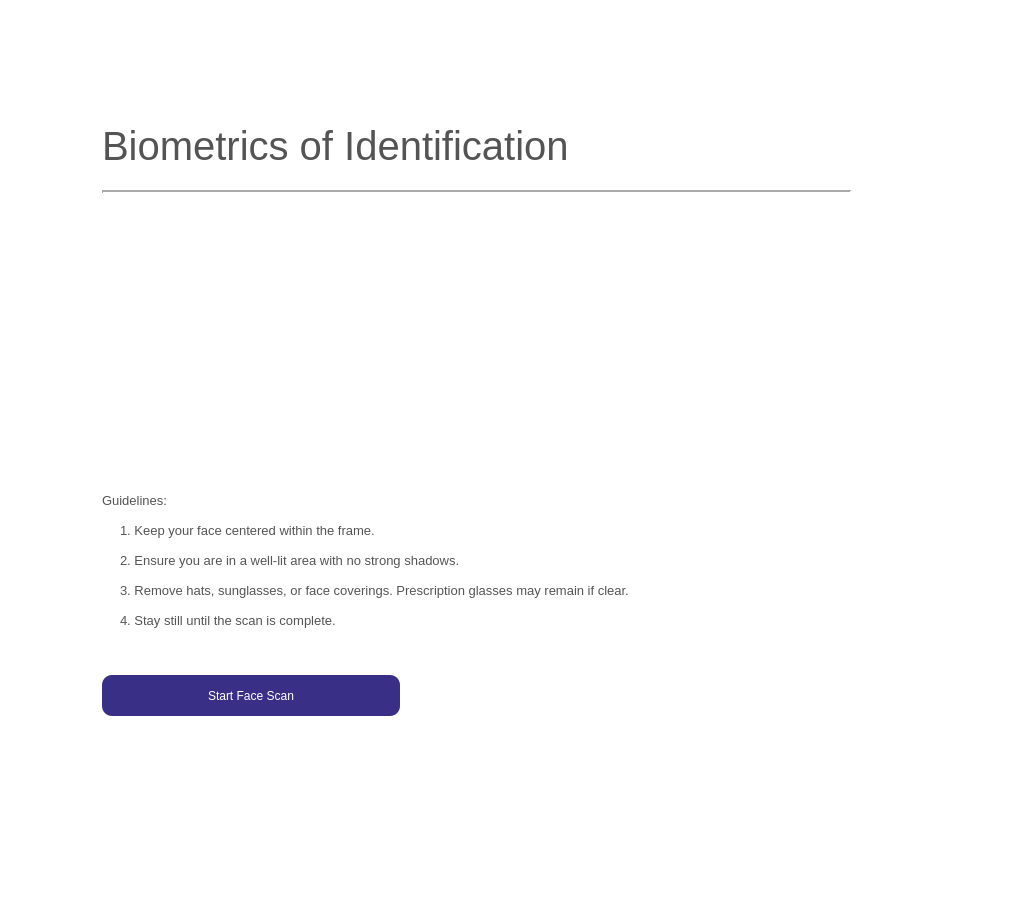
<?xml version="1.0" encoding="UTF-8"?>
<ui version="4.0">
 <class>Form</class>
 <widget class="QWidget" name="Form">
  <property name="geometry">
   <rect>
    <x>0</x>
    <y>0</y>
    <width>1023</width>
    <height>900</height>
   </rect>
  </property>
  <property name="windowTitle">
   <string>Form</string>
  </property>
  <property name="styleSheet">
   <string notr="true">background: white;</string>
  </property>
  <widget class="QWidget" name="widget" native="true">
   <property name="geometry">
    <rect>
     <x>0</x>
     <y>0</y>
     <width>1023</width>
     <height>900</height>
    </rect>
   </property>
   <widget class="QLabel" name="label">
    <property name="geometry">
     <rect>
      <x>102</x>
      <y>115</y>
      <width>651</width>
      <height>61</height>
     </rect>
    </property>
    <property name="styleSheet">
     <string notr="true">background-color: none;
font-family: 'Helvetica';
font-size: 30pt;
color: #545454;</string>
    </property>
    <property name="text">
     <string>Biometrics of Identification</string>
    </property>
   </widget>
   <widget class="Line" name="line">
    <property name="geometry">
     <rect>
      <x>102</x>
      <y>182</y>
      <width>749</width>
      <height>20</height>
     </rect>
    </property>
    <property name="lineWidth">
     <number>2</number>
    </property>
    <property name="orientation">
     <enum>Qt::Horizontal</enum>
    </property>
   </widget>
   <widget class="QPushButton" name="start_btn">
    <property name="geometry">
     <rect>
      <x>102</x>
      <y>675</y>
      <width>298</width>
      <height>41</height>
     </rect>
    </property>
    <property name="styleSheet">
     <string notr="true">QPushButton {
border:none;
font-family: 'Poppins';
font-size: 9pt;
background: none;
background-color: #3a2f86;
border-radius: 10px;
color: white;
}

QPushButton:hover {
background-color: #231c53;
}



</string>
    </property>
    <property name="text">
     <string>Start Face Scan</string>
    </property>
   </widget>
   <widget class="QLabel" name="label_57">
    <property name="geometry">
     <rect>
      <x>102</x>
      <y>490</y>
      <width>441</width>
      <height>21</height>
     </rect>
    </property>
    <property name="styleSheet">
     <string notr="true">font-family: 'Poppins';
font-size: 10pt;
color: #545454;</string>
    </property>
    <property name="text">
     <string>Guidelines:</string>
    </property>
   </widget>
   <widget class="QLabel" name="facescan_lbl">
    <property name="geometry">
     <rect>
      <x>100</x>
      <y>220</y>
      <width>251</width>
      <height>243</height>
     </rect>
    </property>
    <property name="styleSheet">
     <string notr="true">border-radius: 10px;
padding-left: 10px;</string>
    </property>
    <property name="text">
     <string/>
    </property>
    <property name="pixmap">
     <pixmap>../icons/profile icon.png</pixmap>
    </property>
    <property name="scaledContents">
     <bool>true</bool>
    </property>
   </widget>
   <widget class="QLabel" name="label_58">
    <property name="geometry">
     <rect>
      <x>120</x>
      <y>520</y>
      <width>441</width>
      <height>21</height>
     </rect>
    </property>
    <property name="styleSheet">
     <string notr="true">font-family: 'Poppins';
font-size: 10pt;
color: #545454;</string>
    </property>
    <property name="text">
     <string>1. Keep your face centered within the frame.</string>
    </property>
   </widget>
   <widget class="QLabel" name="label_59">
    <property name="geometry">
     <rect>
      <x>120</x>
      <y>550</y>
      <width>491</width>
      <height>21</height>
     </rect>
    </property>
    <property name="styleSheet">
     <string notr="true">font-family: 'Poppins';
font-size: 10pt;
color: #545454;</string>
    </property>
    <property name="text">
     <string>2. Ensure you are in a well-lit area with no strong shadows.</string>
    </property>
   </widget>
   <widget class="QLabel" name="label_60">
    <property name="geometry">
     <rect>
      <x>120</x>
      <y>580</y>
      <width>811</width>
      <height>21</height>
     </rect>
    </property>
    <property name="styleSheet">
     <string notr="true">font-family: 'Poppins';
font-size: 10pt;
color: #545454;</string>
    </property>
    <property name="text">
     <string>3. Remove hats, sunglasses, or face coverings. Prescription glasses may remain if clear.</string>
    </property>
   </widget>
   <widget class="QLabel" name="label_61">
    <property name="geometry">
     <rect>
      <x>120</x>
      <y>610</y>
      <width>441</width>
      <height>21</height>
     </rect>
    </property>
    <property name="styleSheet">
     <string notr="true">font-family: 'Poppins';
font-size: 10pt;
color: #545454;</string>
    </property>
    <property name="text">
     <string>4. Stay still until the scan is complete.</string>
    </property>
   </widget>
  </widget>
 </widget>
 <resources/>
 <connections/>
</ui>
